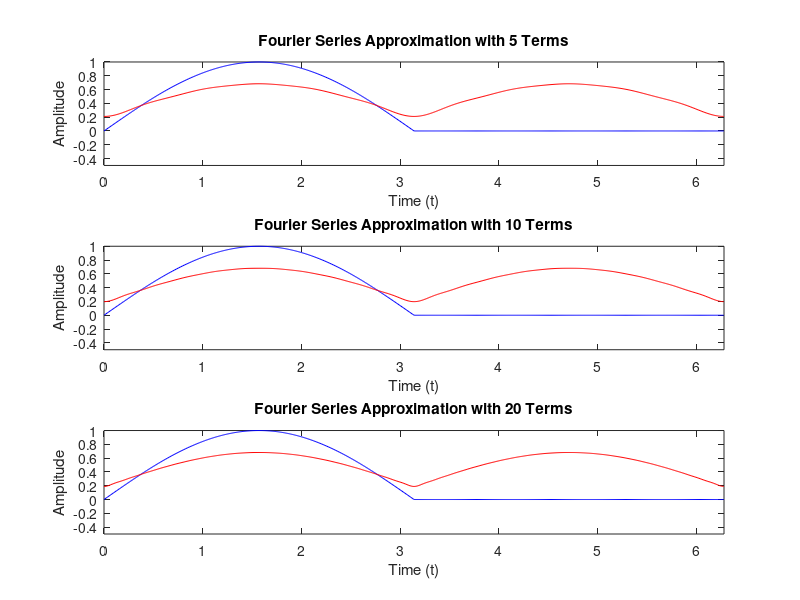

Recreate this plot in MATLAB.
t = 0:0.01:2*pi;
x = max(0, sin(t)); % Half-wave rectified sine wave

N = [5, 10, 20];
y_limits = [-0.5 1];

for i = 1:3
    approx = 0;
    for n = 1:N(i)
        approx = approx + ((2/pi) * (1/(1 - (2*n)^2))) * cos(2*n*t);
    end
    approx = 0.5 + approx;
    subplot(3,1,i);
    plot(t, x, 'b', t, approx, 'r');
    title(['Fourier Series Approximation with ', num2str(N(i)), ' Terms']);
    xlabel('Time (t)');
    ylabel('Amplitude');
    axis([0 2*pi y_limits]);
end
